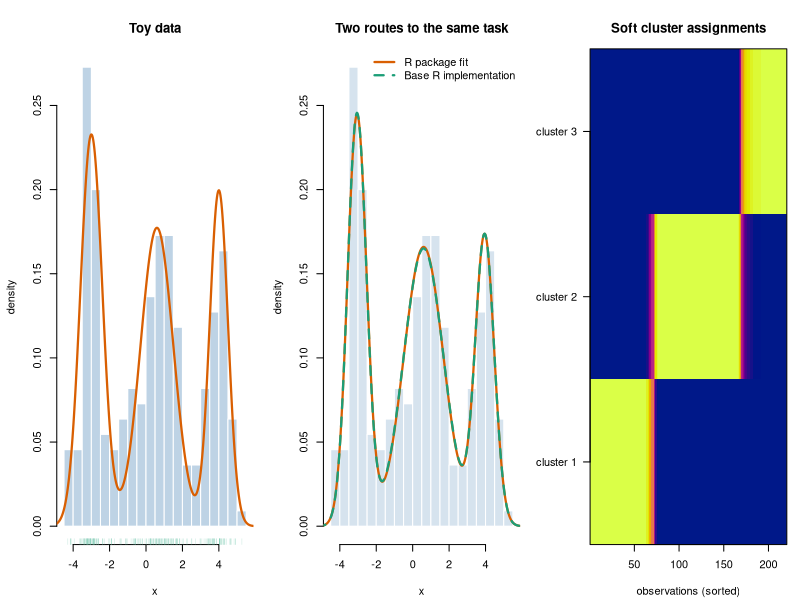
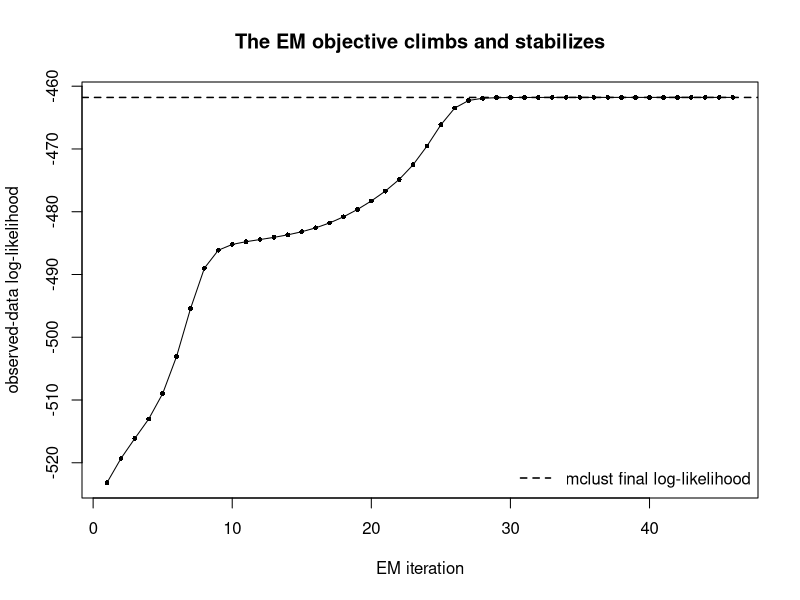

The R source for these figures, in order:
## ---- chunk 1
#| label: setup
#| include: false
knitr::opts_chunk$set(
  collapse = TRUE,
  comment = "#>",
  fig.align = "center",
  warning = FALSE,
  message = FALSE
)
library(mclust)
## ---- chunk 2
#| label: mixture-example
#| code-fold: true
#| code-summary: "Show the complete simulation and fitting code"
if (!requireNamespace("mclust", quietly = TRUE)) {
  stop(
    "This post uses the 'mclust' package. ",
    "Install it with install.packages('mclust') before rendering."
  )
}

set.seed(20260715)

n <- 220
true_weight <- c(0.35, 0.40, 0.25)
true_mean   <- c(-3.0, 0.6, 4.0)
true_sd     <- c(0.6, 0.9, 0.5)

z_true <- sample.int(
  n = 3,
  size = n,
  replace = TRUE,
  prob = true_weight
)

y <- rnorm(
  n,
  mean = true_mean[z_true],
  sd = true_sd[z_true]
)

mixture_loglik <- function(y, weight, mean, variance) {
  K <- length(weight)
  log_component <- vapply(
    seq_len(K),
    function(k) {
      log(weight[k]) +
        dnorm(y, mean = mean[k], sd = sqrt(variance[k]), log = TRUE)
    },
    numeric(length(y))
  )

  row_max <- apply(log_component, 1, max)
  log_normalizer <- row_max + log(
    rowSums(exp(sweep(log_component, 1, row_max, FUN = "-")))
  )
  sum(log_normalizer)
}

em_gmm_1d <- function(
    y,
    K = 3,
    maxit = 500,
    tol = 1e-8,
    minimum_variance = 1e-6
) {
  n <- length(y)

  mean <- as.numeric(
    quantile(y, probs = seq(0.2, 0.8, length.out = K))
  )
  variance <- rep(var(y), K)
  weight <- rep(1 / K, K)
  loglik_trace <- numeric(maxit)

  for (iter in seq_len(maxit)) {
    # E-step, evaluated stably on the log scale.
    log_component <- vapply(
      seq_len(K),
      function(k) {
        log(weight[k]) +
          dnorm(y, mean = mean[k], sd = sqrt(variance[k]), log = TRUE)
      },
      numeric(n)
    )

    row_max <- apply(log_component, 1, max)
    log_normalizer <- row_max + log(
      rowSums(exp(sweep(log_component, 1, row_max, FUN = "-")))
    )
    responsibility <- exp(
      sweep(log_component, 1, log_normalizer, FUN = "-")
    )

    # M-step.
    effective_n <- colSums(responsibility)
    weight <- effective_n / n
    mean <- colSums(responsibility * y) / effective_n
    variance <- vapply(
      seq_len(K),
      function(k) {
        sum(responsibility[, k] * (y - mean[k])^2) / effective_n[k]
      },
      numeric(1)
    )
    variance <- pmax(variance, minimum_variance)

    loglik_trace[iter] <- mixture_loglik(y, weight, mean, variance)

    if (
      iter > 1 &&
      abs(loglik_trace[iter] - loglik_trace[iter - 1]) <
        tol * (1 + abs(loglik_trace[iter - 1]))
    ) {
      break
    }
  }

  # Recompute responsibilities using the final parameter values.
  log_component <- vapply(
    seq_len(K),
    function(k) {
      log(weight[k]) +
        dnorm(y, mean = mean[k], sd = sqrt(variance[k]), log = TRUE)
    },
    numeric(n)
  )
  row_max <- apply(log_component, 1, max)
  log_normalizer <- row_max + log(
    rowSums(exp(sweep(log_component, 1, row_max, FUN = "-")))
  )
  responsibility <- exp(
    sweep(log_component, 1, log_normalizer, FUN = "-")
  )

  # Mixture labels are arbitrary. Order them by the fitted means so that
  # the two implementations can be compared component by component.
  ord <- order(mean)

  list(
    weight = weight[ord],
    mean = mean[ord],
    sd = sqrt(variance[ord]),
    responsibility = responsibility[, ord, drop = FALSE],
    loglik = loglik_trace[iter],
    loglik_trace = loglik_trace[seq_len(iter)],
    iterations = iter
  )
}

# Package-based fit.
pkg_fit <- mclust::Mclust(
  y,
  G = 3,
  modelNames = "V",
  verbose = FALSE
)

pkg_variance <- as.numeric(pkg_fit$parameters$variance$sigmasq)
if (length(pkg_variance) == 1L) {
  pkg_variance <- rep(pkg_variance, 3)
}

pkg_order <- order(pkg_fit$parameters$mean)
pkg_parameter <- list(
  weight = pkg_fit$parameters$pro[pkg_order],
  mean = pkg_fit$parameters$mean[pkg_order],
  sd = sqrt(pkg_variance[pkg_order]),
  responsibility = pkg_fit$z[, pkg_order, drop = FALSE],
  loglik = pkg_fit$loglik
)

# Base-R fit.
base_fit <- em_gmm_1d(y, K = 3)

# Densities for plotting.
x_grid <- seq(min(y) - 2, max(y) + 2, length.out = 500)

true_density <- Reduce(
  `+`,
  lapply(seq_along(true_weight), function(k) {
    true_weight[k] * dnorm(x_grid, true_mean[k], true_sd[k])
  })
)

pkg_density <- Reduce(
  `+`,
  lapply(seq_len(3), function(k) {
    pkg_parameter$weight[k] *
      dnorm(x_grid, pkg_parameter$mean[k], pkg_parameter$sd[k])
  })
)

base_density <- Reduce(
  `+`,
  lapply(seq_len(3), function(k) {
    base_fit$weight[k] *
      dnorm(x_grid, base_fit$mean[k], base_fit$sd[k])
  })
)
## ---- chunk 3
#| label: tbl-mixture-parameters
#| tbl-cap: "True and estimated parameters for the three-component Gaussian mixture. Components are ordered by their means."
parameter_comparison <- rbind(
  data.frame(
    Method = "Truth",
    Component = seq_len(3),
    Weight = true_weight,
    Mean = true_mean,
    SD = true_sd
  ),
  data.frame(
    Method = "mclust",
    Component = seq_len(3),
    Weight = pkg_parameter$weight,
    Mean = pkg_parameter$mean,
    SD = pkg_parameter$sd
  ),
  data.frame(
    Method = "Base R EM",
    Component = seq_len(3),
    Weight = base_fit$weight,
    Mean = base_fit$mean,
    SD = base_fit$sd
  )
)

knitr::kable(parameter_comparison, digits = 3)
## ---- chunk 4
#| label: fig-mixture-comparison
#| fig-cap: "An educational comparison of package-based and from-scratch computation. The left panel shows the simulated data and true density. The middle panel overlays the `mclust` density and the density produced by the base-R EM implementation. The right panel displays the base-R posterior component responsibilities after sorting the observations."
#| fig-width: 12
#| fig-height: 4.3
old_par <- par(
  mfrow = c(1, 3),
  mar = c(4.2, 4.3, 3.2, 1.0),
  oma = c(0, 0, 0.5, 0)
)

hist(
  y,
  breaks = 30,
  freq = FALSE,
  col = adjustcolor("steelblue", alpha.f = 0.35),
  border = "white",
  main = "Toy data",
  xlab = "x",
  ylab = "density"
)
lines(x_grid, true_density, col = "#D95F02", lwd = 2.2)
rug(
  y,
  col = adjustcolor(
    c("#66C2A5", "#FC8D62", "#8DA0CB")[z_true],
    alpha.f = 0.35
  )
)

hist(
  y,
  breaks = 30,
  freq = FALSE,
  col = adjustcolor("steelblue", alpha.f = 0.22),
  border = "white",
  main = "Two routes to the same task",
  xlab = "x",
  ylab = "density"
)
lines(x_grid, pkg_density, col = "#D95F02", lwd = 2.2)
lines(x_grid, base_density, col = "#1B9E77", lwd = 2.2, lty = 2)
legend(
  "topright",
  bty = "n",
  lwd = 2.2,
  lty = c(1, 2),
  col = c("#D95F02", "#1B9E77"),
  legend = c("R package fit", "Base R implementation")
)

observation_order <- order(y)
responsibility_ordered <-
  base_fit$responsibility[observation_order, , drop = FALSE]

image(
  x = seq_len(nrow(responsibility_ordered)),
  y = seq_len(ncol(responsibility_ordered)),
  z = responsibility_ordered,
  col = hcl.colors(64, "Plasma"),
  axes = FALSE,
  xlab = "observations (sorted)",
  ylab = "",
  main = "Soft cluster assignments"
)
axis(1)
axis(
  2,
  at = seq_len(3),
  labels = paste("cluster", seq_len(3)),
  las = 1
)
box()

par(old_par)
## ---- chunk 5
#| label: fig-em-convergence
#| fig-cap: "Observed-data log-likelihood across iterations of the base-R EM implementation. The dashed horizontal line is the final log-likelihood reported by `mclust`."
#| fig-width: 7
#| fig-height: 4.2
plot(
  seq_along(base_fit$loglik_trace),
  base_fit$loglik_trace,
  type = "o",
  pch = 16,
  cex = 0.65,
  xlab = "EM iteration",
  ylab = "observed-data log-likelihood",
  main = "The EM objective climbs and stabilizes"
)
abline(h = pkg_parameter$loglik, lty = 2, lwd = 1.5)
legend(
  "bottomright",
  bty = "n",
  lty = 2,
  lwd = 1.5,
  legend = "mclust final log-likelihood"
)
